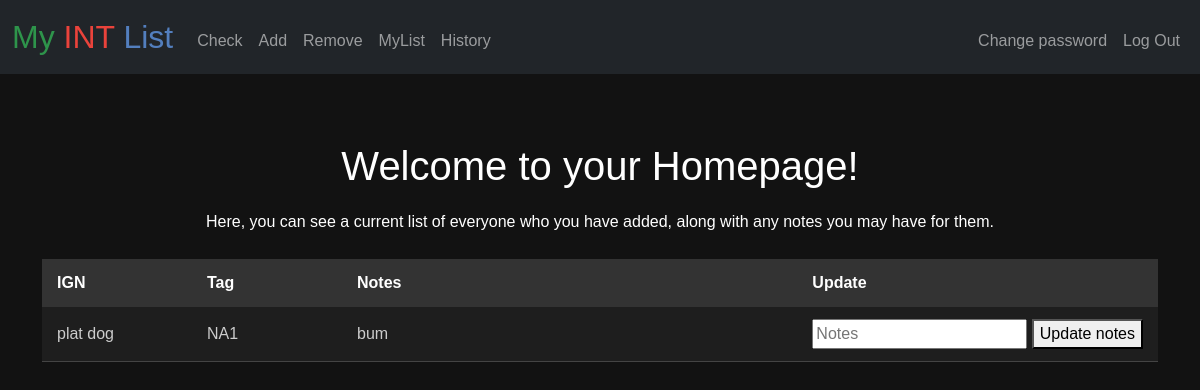
Screenshot of / (signed in) with the database file from the repository.
### tables this page shows
CREATE TABLE 'int_list' ('id' INTEGER PRIMARY KEY NOT NULL, 'user_id' INTEGER,'summ_name' TEXT,'summ_tag' TEXT, 'puuid' TEXT, 'notes' TEXT DEFAULT 'bum');

### app.py (the view)
@app.route("/", methods=["GET", "POST"])
@login_required
def index():
    ints = db.execute("SELECT summ_name, summ_tag, notes, puuid FROM int_list WHERE user_id = ?", session["user_id"])
    if request.method == "GET":
        return render_template("index.html", ints=ints)
    else:
        notes = request.form.get("notes")
        puuid = request.form.get("puuid")
        db.execute("UPDATE int_list SET notes = ? WHERE user_id = ? AND puuid = ?", notes, session["user_id"], puuid)
        return redirect("/")

### app.py (called while the page is built)
@app.after_request
def after_request(response):
    response.headers["Cache-Control"] = "no-cache, no-store, must-revalidate"
    response.headers["Expires"] = 0
    response.headers["Pragma"] = "no-cache"
    return response

### helpers.py (called while the page is built)
def login_required(f):
    @wraps(f)
    def decorated_function(*args, **kwargs):
        if session.get("user_id") is None:
            return redirect("/login")
        return f(*args, **kwargs)
    return decorated_function

### templates/index.html (shortened to what this page needs)
{% extends "layout.html" %}
{% block main %}
<h1>Welcome to your Homepage!</h1>
<p>Here, you can see a current list of everyone who you have added, along with any notes you may have for them.</p>
<table class="styled-table">
    <thead>
        <tr>
            <th>IGN</th>
            <th>Tag</th>
            <th>Notes</th>
            <th>Update</th>
        </tr>
    </thead>
    <tbody>
        {% for int in ints %}
        <tr>
            <td class="notes-column">{{ int.summ_name }}</td>
            <td class="notes-column">{{ int.summ_tag }}</td>
            <td>{{ int.notes }}</td>
            <td class="notes-column">
                <div class="right-aligned">
                    <form action="/" method="post">
                        <input autocomplete="off" name="notes" placeholder="Notes" type="text">
                        <button type="submit">Update notes</button>
                    </form>
                </div>
            </td>
        </tr>
        {% endfor %}
    </tbody>
</table>
{% endblock %}

### static/styles.css (style rules this page uses)
body { background-color: #121212; color: #ffffff; font-family: Arial, sans-serif; margin: 0; padding: 0; }
h1, p { text-align: center; margin: 20px; }
.styled-table { width: 100%; border-collapse: collapse; margin: 25px 0; font-family: Arial, sans-serif; background-color: #1e1e1e; color: #ccc; }
.styled-table th { background-color: #333; color: #fff; padding: 12px 15px; text-align: left; }
.styled-table td { padding: 12px 15px; text-align: left; border-bottom: 1px solid #444; }
.right-aligned { text-align: right; }
.notes-column { width: 150px; white-space: nowrap; overflow: hidden; text-align: center; }

### rows the page displays
int_list: summ_name "plat dog", summ_tag "NA1", notes "bum"
